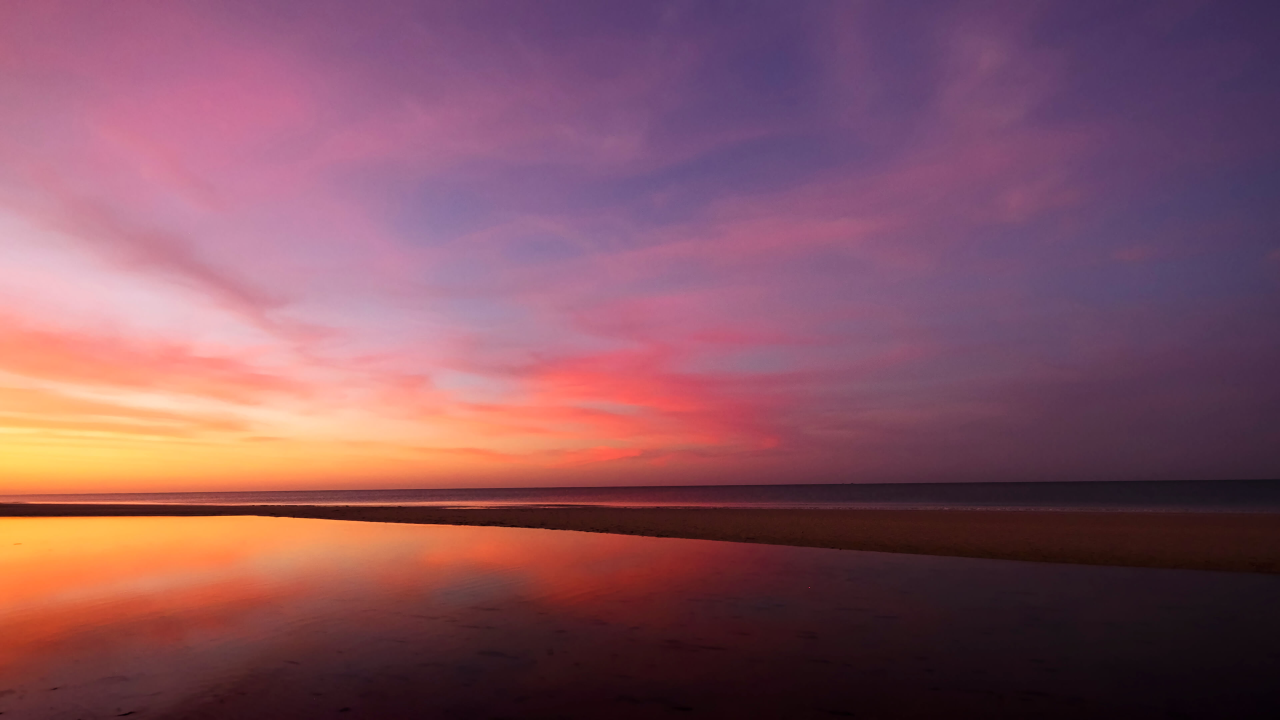
#> input picture CV_Project1/Pics/Aurora_Lights_2.jpg, 3840 x 2160 px (shown at 1/3 size)
$ python -i assets.py   (imports and definitions only)
#> lines starting #> are read from the running program, lines starting #| are printed output that depends on the picture; after the words box and inside, x2 and y2 are one past the last pixel; in counts of white or black regions, pixels touching at a corner belong together
#> further down, picture is the input picture: shape (2160, 3840, 3); mean B, G, R 96.7, 82.8, 132.5
import cv2
import numpy as np

CANVAS_W = 1920
CANVAS_H = 1080


# -------------------------------------------------
# BASIC UTIL
# -------------------------------------------------

def darken_image(img, factor=0.6):
    return np.clip(img.astype(np.float32) * factor, 0, 255).astype(np.uint8)


# -------------------------------------------------
# HERO PREPROCESS
# -------------------------------------------------

# [129 lines left out: functions preprocess_hero, preprocess_side, extractRightEye, not called in this run]


# -------------------------------------------------
# GHOST OUTLINE
# -------------------------------------------------

def create_ghost_outline(img, scale_factor=1.0, opacity=0.18):

#> called with scale_factor = 1, opacity = 0.18
    h, w = img.shape[:2]
    img_big = cv2.resize(img, (int(w * scale_factor), int(h * scale_factor)))

    M = cv2.getRotationMatrix2D(
        (img_big.shape[1]//2, img_big.shape[0]//2),
        -6, 1.0
    )
    rotated = cv2.warpAffine(img_big, M,
                             (img_big.shape[1], img_big.shape[0]))
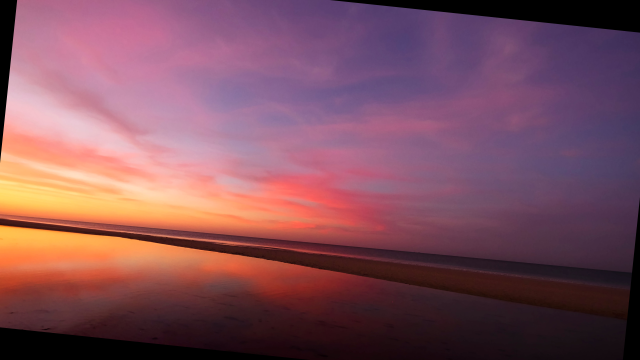
#> rotated: shape (2160, 3840, 3) (shown at 1/6 size); mean B, G, R 92.8, 79.8, 127.3

    gray = cv2.cvtColor(rotated, cv2.COLOR_BGR2GRAY)
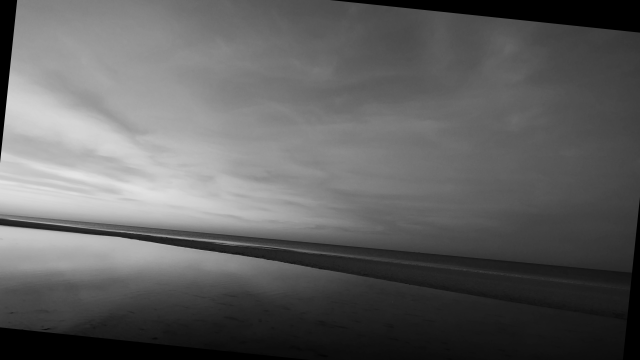
#> gray: shape (2160, 3840) (shown at 1/6 size); min 0, max 229, mean 95.5
    blur = cv2.GaussianBlur(gray, (5,5), 0)

    edges = cv2.Canny(blur, 80, 160)
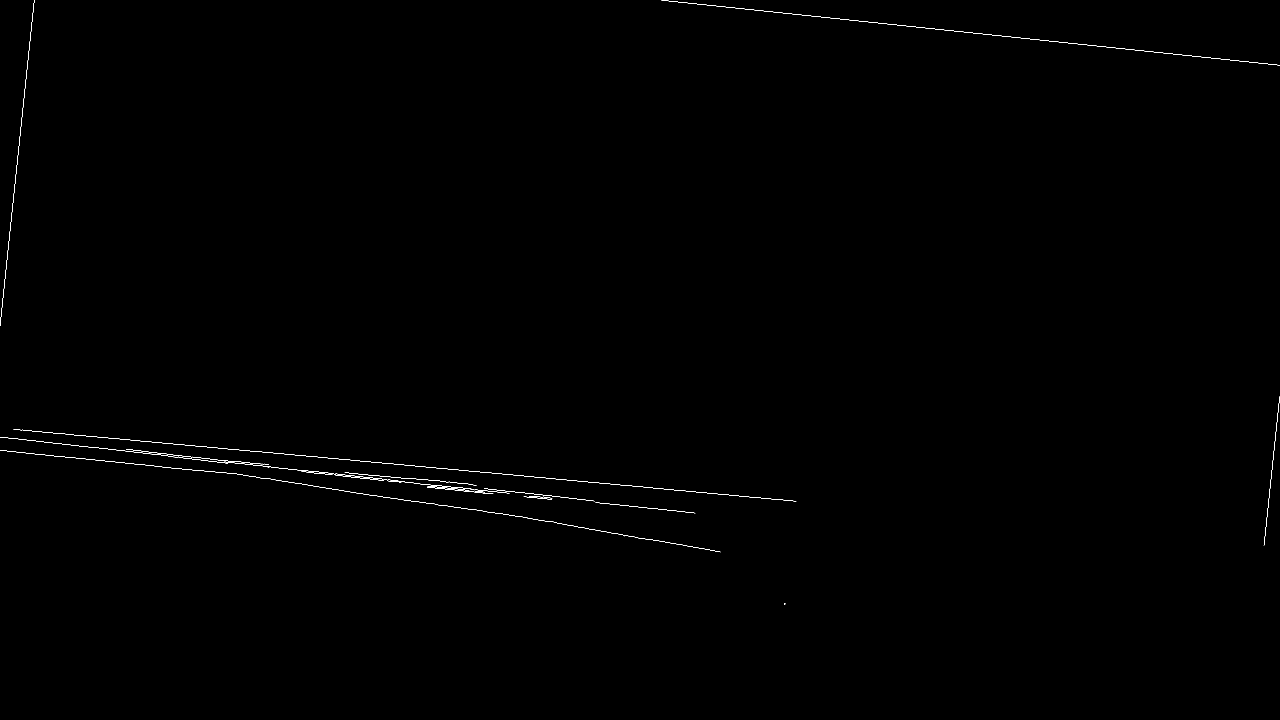
#> edges: shape (2160, 3840) (shown at 1/3 size); 0.14% white in thin lines or dots, all inside (x1, y1, x2, y2) = (0, 0, 3840, 1814)

    edges = cv2.dilate(edges, np.ones((2,2), np.uint8), iterations=1)
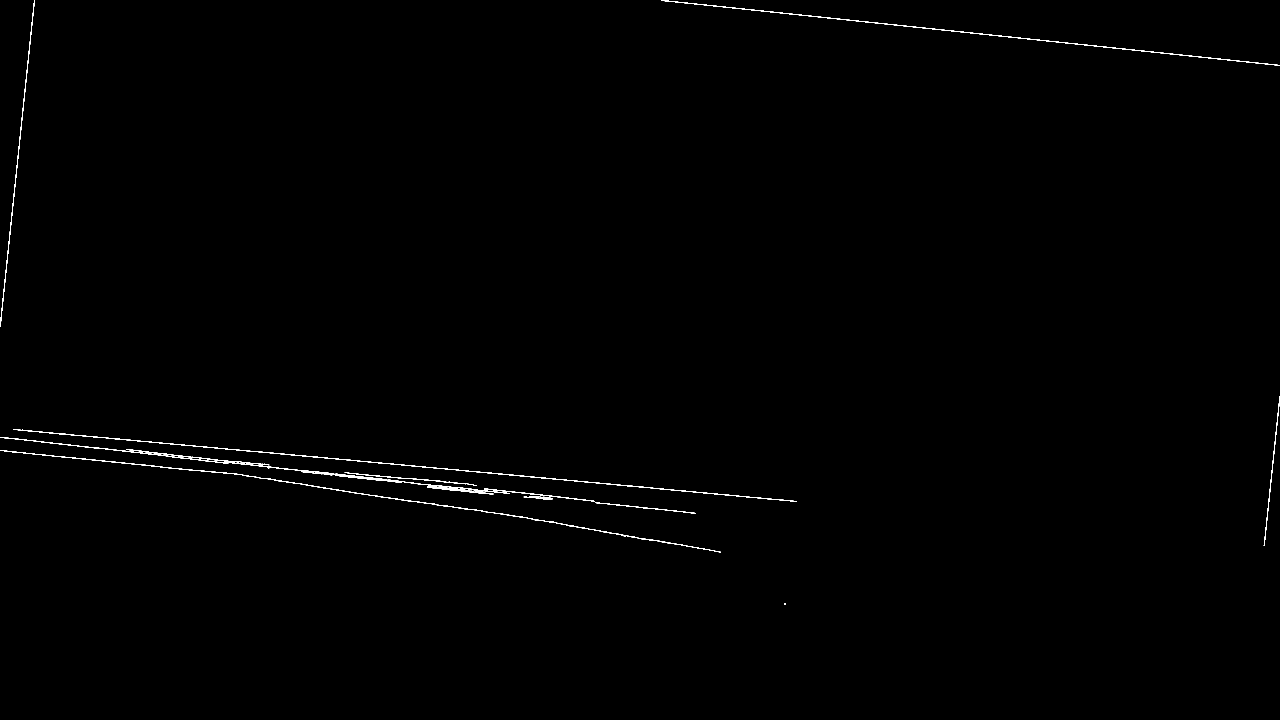
#> edges: shape (2160, 3840) (shown at 1/3 size); 0.3% white in thin lines or dots, all inside (x1, y1, x2, y2) = (0, 0, 3840, 1815)

    ghost = np.zeros_like(rotated)
    ghost[edges > 0] = [255,255,255]

    gh, gw = ghost.shape[:2]
    ghost = ghost[:int(0.85*gh), int(0.32*gw):]

    return ghost, opacity


# -------------------------------------------------
# IMAGE PLACEMENT
# -------------------------------------------------

# [179 lines left out: functions add_top_right_image, apply_center_shading, tint_eyes_custom, add_top_left_image, add_image, not called in this run]

>>> import cv2
>>> picture = cv2.imread('Pics/Aurora_Lights_2.jpg')
>>> result = create_ghost_outline(picture)

$ run again, on CV_Project1/Pics/Aurora_Lights_3.jpg
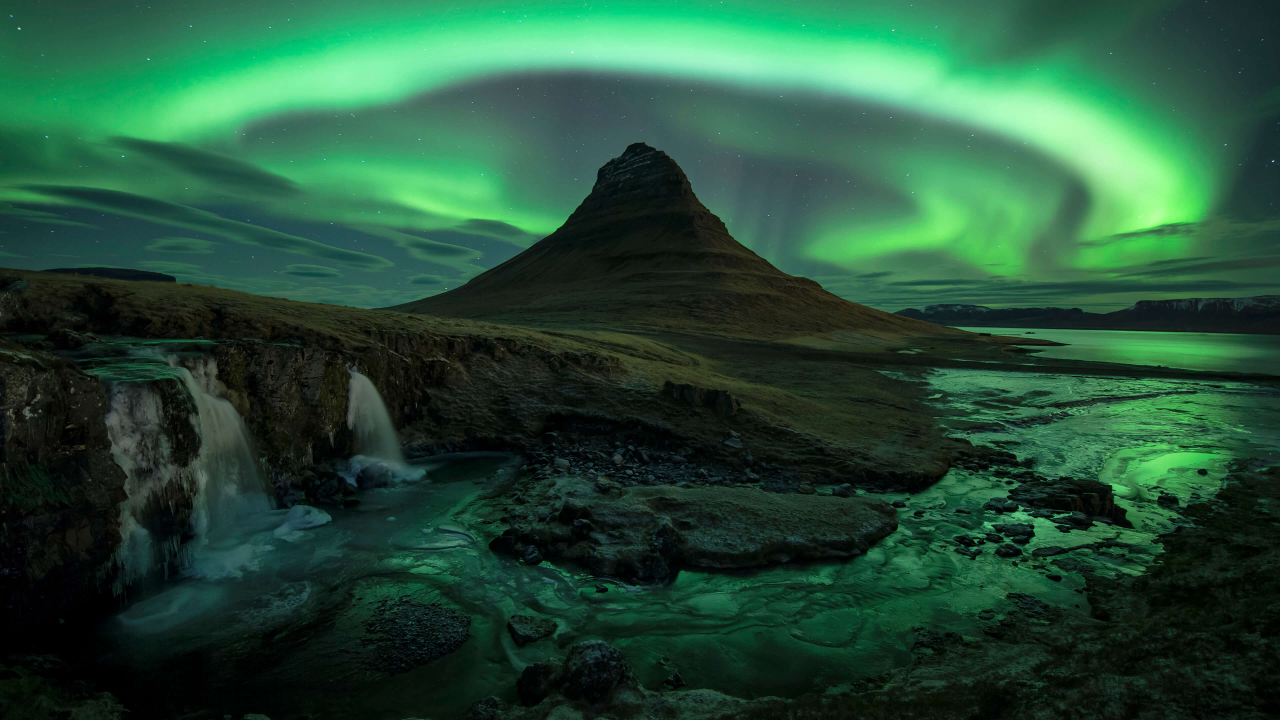
#> input picture CV_Project1/Pics/Aurora_Lights_3.jpg, 3840 x 2160 px (shown at 1/3 size)
#> picture is the input picture: shape (2160, 3840, 3); mean B, G, R 55.8, 78.9, 36.7
#> in create_ghost_outline, `gray = cv2.cvtColor(rotated, cv2.COLOR_BGR2GRAY)`:
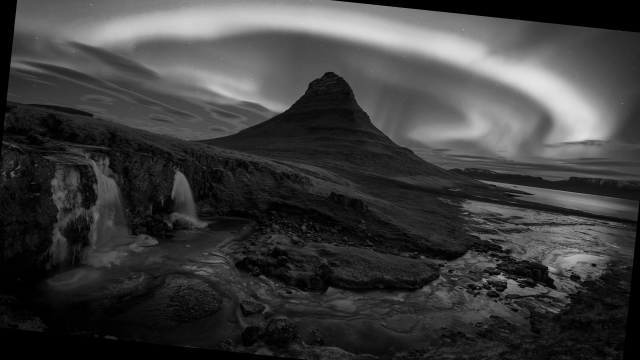
#> gray: shape (2160, 3840) (shown at 1/6 size); min 0, max 252, mean 60.9
#> in create_ghost_outline, `edges = cv2.dilate(edges, np.ones((2,2), np.uint8), iterations=1)`:
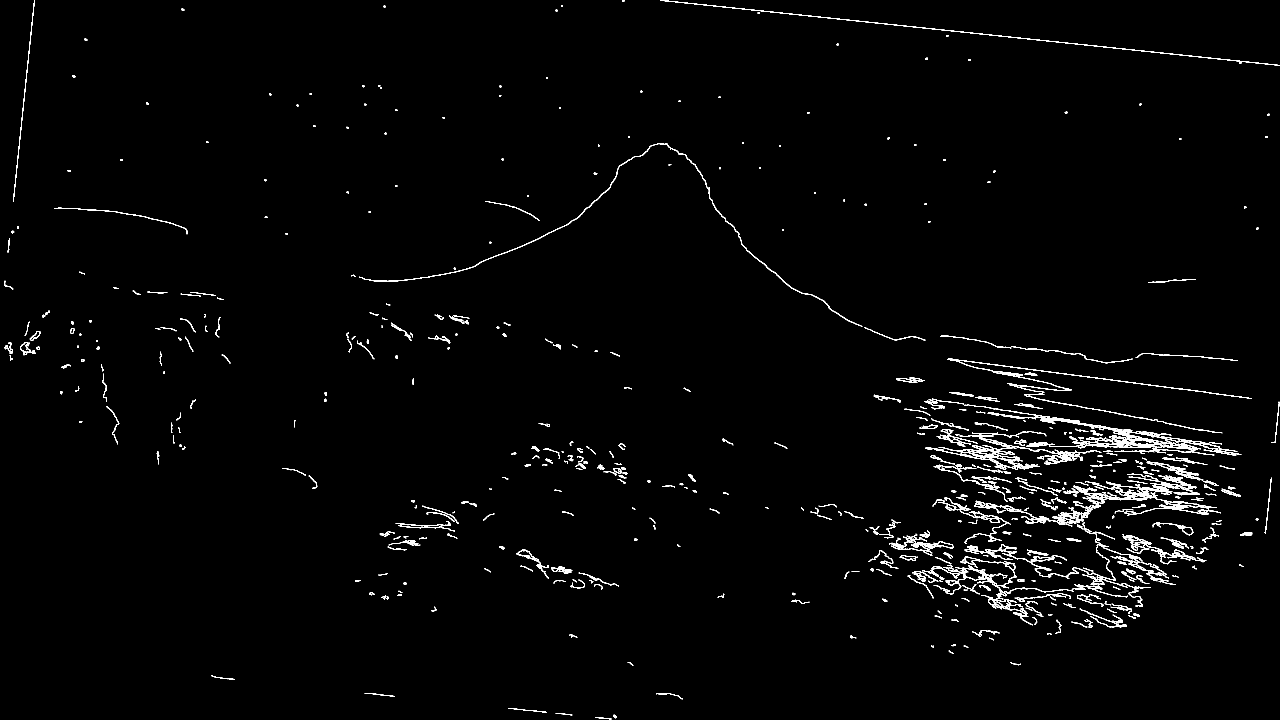
#> edges: shape (2160, 3840) (shown at 1/3 size); 1.5% white in thin lines or dots

$ run again, on CV_Project1/Pics/Aurora_Lights_4.jpg
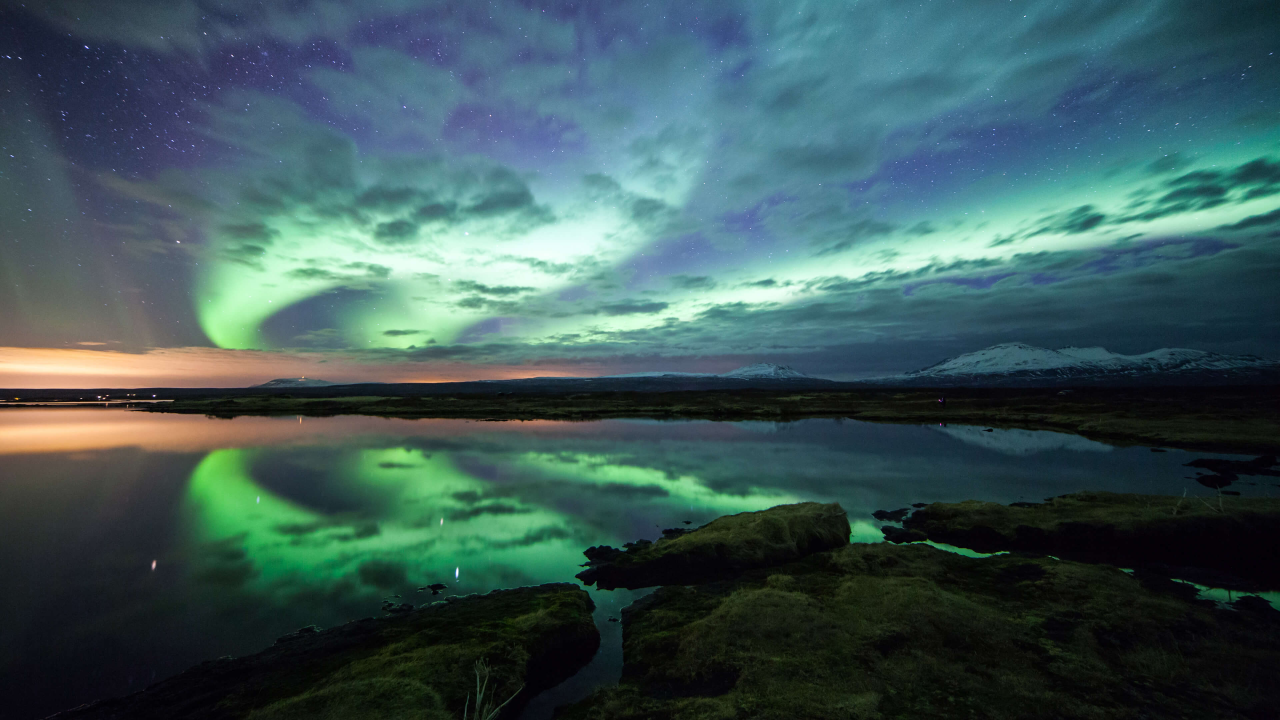
#> input picture CV_Project1/Pics/Aurora_Lights_4.jpg, 3840 x 2160 px (shown at 1/3 size)
#> picture is the input picture: shape (2160, 3840, 3); mean B, G, R 88, 87.2, 60.9
#> in create_ghost_outline, `gray = cv2.cvtColor(rotated, cv2.COLOR_BGR2GRAY)`:
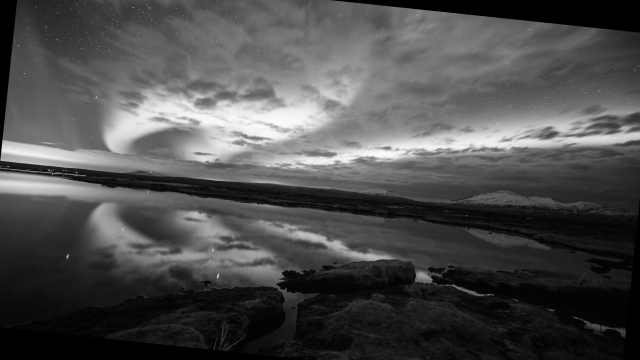
#> gray: shape (2160, 3840) (shown at 1/6 size); min 0, max 255, mean 77.1
#> in create_ghost_outline, `edges = cv2.dilate(edges, np.ones((2,2), np.uint8), iterations=1)`:
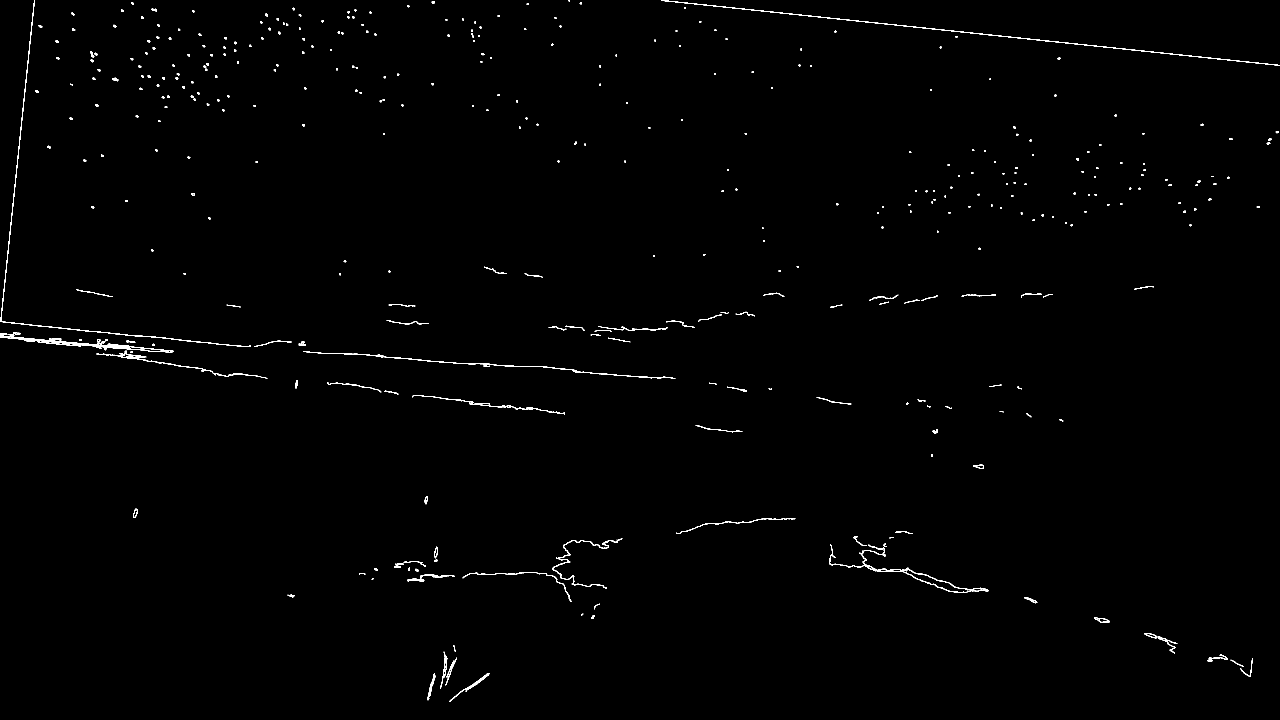
#> edges: shape (2160, 3840) (shown at 1/3 size); 0.54% white in thin lines or dots
